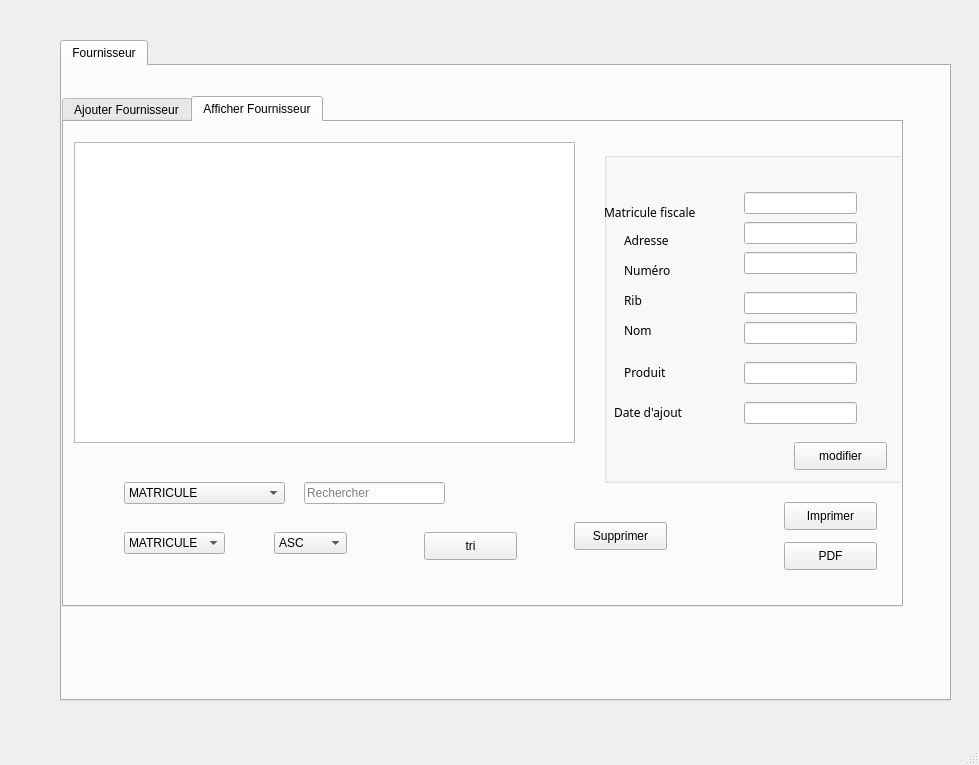
<?xml version="1.0" encoding="UTF-8"?>
<ui version="4.0">
 <class>MainWindow</class>
 <widget class="QMainWindow" name="MainWindow">
  <property name="geometry">
   <rect>
    <x>0</x>
    <y>0</y>
    <width>979</width>
    <height>765</height>
   </rect>
  </property>
  <property name="windowTitle">
   <string>MainWindow</string>
  </property>
  <widget class="QWidget" name="centralwidget">
   <widget class="QTabWidget" name="tabWidget">
    <property name="geometry">
     <rect>
      <x>60</x>
      <y>40</y>
      <width>891</width>
      <height>661</height>
     </rect>
    </property>
    <property name="currentIndex">
     <number>0</number>
    </property>
    <widget class="QWidget" name="tab_5">
     <attribute name="title">
      <string>Fournisseur</string>
     </attribute>
     <widget class="QTabWidget" name="tabWidget_2">
      <property name="geometry">
       <rect>
        <x>0</x>
        <y>30</y>
        <width>841</width>
        <height>511</height>
       </rect>
      </property>
      <property name="cursor">
       <cursorShape>ArrowCursor</cursorShape>
      </property>
      <property name="currentIndex">
       <number>1</number>
      </property>
      <widget class="QWidget" name="tab">
       <attribute name="title">
        <string>Ajouter Fournisseur</string>
       </attribute>
       <widget class="QGroupBox" name="groupBox_2">
        <property name="geometry">
         <rect>
          <x>90</x>
          <y>40</y>
          <width>381</width>
          <height>351</height>
         </rect>
        </property>
        <property name="title">
         <string/>
        </property>
        <widget class="QLabel" name="label_5">
         <property name="geometry">
          <rect>
           <x>40</x>
           <y>60</y>
           <width>56</width>
           <height>16</height>
          </rect>
         </property>
         <property name="text">
          <string/>
         </property>
        </widget>
        <widget class="QLabel" name="label_6">
         <property name="geometry">
          <rect>
           <x>20</x>
           <y>50</y>
           <width>131</width>
           <height>16</height>
          </rect>
         </property>
         <property name="font">
          <font>
           <family>Rockwell Extra Bold</family>
          </font>
         </property>
         <property name="text">
          <string>Matricule fiscale</string>
         </property>
        </widget>
        <widget class="QLineEdit" name="le_matricule">
         <property name="geometry">
          <rect>
           <x>180</x>
           <y>50</y>
           <width>113</width>
           <height>22</height>
          </rect>
         </property>
         <property name="readOnly">
          <bool>false</bool>
         </property>
        </widget>
        <widget class="QLabel" name="label_9">
         <property name="geometry">
          <rect>
           <x>20</x>
           <y>80</y>
           <width>71</width>
           <height>16</height>
          </rect>
         </property>
         <property name="font">
          <font>
           <family>Rockwell Extra Bold</family>
          </font>
         </property>
         <property name="text">
          <string>Adresse</string>
         </property>
        </widget>
        <widget class="QLineEdit" name="le_adresse">
         <property name="geometry">
          <rect>
           <x>180</x>
           <y>80</y>
           <width>113</width>
           <height>22</height>
          </rect>
         </property>
         <property name="readOnly">
          <bool>false</bool>
         </property>
        </widget>
        <widget class="QLabel" name="label_11">
         <property name="geometry">
          <rect>
           <x>20</x>
           <y>110</y>
           <width>71</width>
           <height>21</height>
          </rect>
         </property>
         <property name="font">
          <font>
           <family>Rockwell Extra Bold</family>
          </font>
         </property>
         <property name="text">
          <string>Numéro</string>
         </property>
        </widget>
        <widget class="QLineEdit" name="le_numero">
         <property name="geometry">
          <rect>
           <x>180</x>
           <y>110</y>
           <width>113</width>
           <height>22</height>
          </rect>
         </property>
         <property name="readOnly">
          <bool>false</bool>
         </property>
        </widget>
        <widget class="QLabel" name="label_12">
         <property name="geometry">
          <rect>
           <x>20</x>
           <y>150</y>
           <width>71</width>
           <height>16</height>
          </rect>
         </property>
         <property name="font">
          <font>
           <family>Rockwell Extra Bold</family>
          </font>
         </property>
         <property name="text">
          <string>Rib</string>
         </property>
        </widget>
        <widget class="QLabel" name="label_13">
         <property name="geometry">
          <rect>
           <x>20</x>
           <y>250</y>
           <width>91</width>
           <height>16</height>
          </rect>
         </property>
         <property name="font">
          <font>
           <family>Rockwell Extra Bold</family>
          </font>
         </property>
         <property name="text">
          <string>Date d'ajout</string>
         </property>
        </widget>
        <widget class="QLineEdit" name="le_rib">
         <property name="geometry">
          <rect>
           <x>180</x>
           <y>140</y>
           <width>113</width>
           <height>22</height>
          </rect>
         </property>
         <property name="readOnly">
          <bool>false</bool>
         </property>
        </widget>
        <widget class="QPushButton" name="pb_ajouter">
         <property name="geometry">
          <rect>
           <x>270</x>
           <y>300</y>
           <width>93</width>
           <height>28</height>
          </rect>
         </property>
         <property name="text">
          <string>Ajouter</string>
         </property>
        </widget>
        <widget class="QLineEdit" name="le_nom">
         <property name="geometry">
          <rect>
           <x>180</x>
           <y>170</y>
           <width>113</width>
           <height>22</height>
          </rect>
         </property>
         <property name="readOnly">
          <bool>false</bool>
         </property>
        </widget>
        <widget class="QLabel" name="label_7">
         <property name="geometry">
          <rect>
           <x>20</x>
           <y>220</y>
           <width>71</width>
           <height>16</height>
          </rect>
         </property>
         <property name="font">
          <font>
           <family>Rockwell Extra Bold</family>
          </font>
         </property>
         <property name="text">
          <string>Produit</string>
         </property>
        </widget>
        <widget class="QLabel" name="label_8">
         <property name="geometry">
          <rect>
           <x>20</x>
           <y>180</y>
           <width>101</width>
           <height>16</height>
          </rect>
         </property>
         <property name="font">
          <font>
           <family>Rockwell Extra Bold</family>
          </font>
         </property>
         <property name="text">
          <string>Nom</string>
         </property>
        </widget>
        <widget class="QComboBox" name="cb_produit">
         <property name="geometry">
          <rect>
           <x>200</x>
           <y>210</y>
           <width>73</width>
           <height>22</height>
          </rect>
         </property>
         <item>
          <property name="text">
           <string>gel</string>
          </property>
         </item>
         <item>
          <property name="text">
           <string>javel</string>
          </property>
         </item>
         <item>
          <property name="text">
           <string>savon</string>
          </property>
         </item>
        </widget>
        <widget class="QDateEdit" name="date_fourniseur">
         <property name="geometry">
          <rect>
           <x>180</x>
           <y>240</y>
           <width>110</width>
           <height>22</height>
          </rect>
         </property>
        </widget>
       </widget>
      </widget>
      <widget class="QWidget" name="tab_3">
       <attribute name="title">
        <string>Afficher Fournisseur</string>
       </attribute>
       <widget class="QTableView" name="tabfournisseur">
        <property name="geometry">
         <rect>
          <x>10</x>
          <y>20</y>
          <width>501</width>
          <height>301</height>
         </rect>
        </property>
       </widget>
       <widget class="QGroupBox" name="groupBox_3">
        <property name="geometry">
         <rect>
          <x>540</x>
          <y>30</y>
          <width>311</width>
          <height>331</height>
         </rect>
        </property>
        <property name="title">
         <string/>
        </property>
        <widget class="QLabel" name="label_16">
         <property name="geometry">
          <rect>
           <x>40</x>
           <y>60</y>
           <width>56</width>
           <height>16</height>
          </rect>
         </property>
         <property name="text">
          <string/>
         </property>
        </widget>
        <widget class="QLabel" name="label_17">
         <property name="geometry">
          <rect>
           <x>0</x>
           <y>50</y>
           <width>121</width>
           <height>20</height>
          </rect>
         </property>
         <property name="font">
          <font>
           <family>Rockwell Extra Bold</family>
          </font>
         </property>
         <property name="text">
          <string>Matricule fiscale</string>
         </property>
        </widget>
        <widget class="QLabel" name="label_18">
         <property name="geometry">
          <rect>
           <x>20</x>
           <y>210</y>
           <width>71</width>
           <height>20</height>
          </rect>
         </property>
         <property name="font">
          <font>
           <family>Rockwell Extra Bold</family>
          </font>
         </property>
         <property name="text">
          <string>Produit</string>
         </property>
        </widget>
        <widget class="QLabel" name="label_19">
         <property name="geometry">
          <rect>
           <x>20</x>
           <y>170</y>
           <width>71</width>
           <height>16</height>
          </rect>
         </property>
         <property name="font">
          <font>
           <family>Rockwell Extra Bold</family>
          </font>
         </property>
         <property name="text">
          <string>Nom</string>
         </property>
        </widget>
        <widget class="QLineEdit" name="le_nom_2">
         <property name="geometry">
          <rect>
           <x>140</x>
           <y>170</y>
           <width>113</width>
           <height>22</height>
          </rect>
         </property>
         <property name="readOnly">
          <bool>false</bool>
         </property>
        </widget>
        <widget class="QLabel" name="label_20">
         <property name="geometry">
          <rect>
           <x>20</x>
           <y>80</y>
           <width>71</width>
           <height>16</height>
          </rect>
         </property>
         <property name="font">
          <font>
           <family>Rockwell Extra Bold</family>
          </font>
         </property>
         <property name="text">
          <string>Adresse</string>
         </property>
        </widget>
        <widget class="QLineEdit" name="le_adresse_2">
         <property name="geometry">
          <rect>
           <x>140</x>
           <y>70</y>
           <width>113</width>
           <height>22</height>
          </rect>
         </property>
         <property name="readOnly">
          <bool>false</bool>
         </property>
        </widget>
        <widget class="QLabel" name="label_21">
         <property name="geometry">
          <rect>
           <x>20</x>
           <y>110</y>
           <width>71</width>
           <height>16</height>
          </rect>
         </property>
         <property name="font">
          <font>
           <family>Rockwell Extra Bold</family>
          </font>
         </property>
         <property name="text">
          <string>Numéro</string>
         </property>
        </widget>
        <widget class="QLineEdit" name="le_numero_2">
         <property name="geometry">
          <rect>
           <x>140</x>
           <y>100</y>
           <width>113</width>
           <height>22</height>
          </rect>
         </property>
         <property name="readOnly">
          <bool>false</bool>
         </property>
        </widget>
        <widget class="QLabel" name="label_22">
         <property name="geometry">
          <rect>
           <x>20</x>
           <y>140</y>
           <width>71</width>
           <height>16</height>
          </rect>
         </property>
         <property name="font">
          <font>
           <family>Rockwell Extra Bold</family>
          </font>
         </property>
         <property name="text">
          <string>Rib</string>
         </property>
        </widget>
        <widget class="QLabel" name="label_31">
         <property name="geometry">
          <rect>
           <x>10</x>
           <y>250</y>
           <width>101</width>
           <height>20</height>
          </rect>
         </property>
         <property name="font">
          <font>
           <family>Rockwell Extra Bold</family>
          </font>
         </property>
         <property name="text">
          <string>Date d'ajout</string>
         </property>
        </widget>
        <widget class="QLineEdit" name="le_rib_2">
         <property name="geometry">
          <rect>
           <x>140</x>
           <y>140</y>
           <width>113</width>
           <height>22</height>
          </rect>
         </property>
         <property name="readOnly">
          <bool>false</bool>
         </property>
        </widget>
        <widget class="QPushButton" name="pb_modifier_2">
         <property name="geometry">
          <rect>
           <x>190</x>
           <y>290</y>
           <width>93</width>
           <height>28</height>
          </rect>
         </property>
         <property name="text">
          <string>modifier</string>
         </property>
        </widget>
        <widget class="QLineEdit" name="le_date_2">
         <property name="geometry">
          <rect>
           <x>140</x>
           <y>250</y>
           <width>113</width>
           <height>22</height>
          </rect>
         </property>
         <property name="readOnly">
          <bool>false</bool>
         </property>
        </widget>
        <widget class="QLineEdit" name="le_matricule_2">
         <property name="geometry">
          <rect>
           <x>140</x>
           <y>40</y>
           <width>113</width>
           <height>22</height>
          </rect>
         </property>
         <property name="readOnly">
          <bool>false</bool>
         </property>
        </widget>
        <widget class="QLineEdit" name="le_produit_2">
         <property name="geometry">
          <rect>
           <x>140</x>
           <y>210</y>
           <width>113</width>
           <height>22</height>
          </rect>
         </property>
         <property name="readOnly">
          <bool>false</bool>
         </property>
        </widget>
       </widget>
       <widget class="QComboBox" name="cb_recherche">
        <property name="geometry">
         <rect>
          <x>60</x>
          <y>360</y>
          <width>161</width>
          <height>22</height>
         </rect>
        </property>
        <item>
         <property name="text">
          <string>MATRICULE</string>
         </property>
        </item>
        <item>
         <property name="text">
          <string>ADRESSE</string>
         </property>
        </item>
        <item>
         <property name="text">
          <string>NUMERO</string>
         </property>
        </item>
        <item>
         <property name="text">
          <string>RIB</string>
         </property>
        </item>
        <item>
         <property name="text">
          <string>NOM</string>
         </property>
        </item>
        <item>
         <property name="text">
          <string>PRODUIT</string>
         </property>
        </item>
        <item>
         <property name="text">
          <string>DATE_AJOUT</string>
         </property>
        </item>
       </widget>
       <widget class="QLineEdit" name="le_recherche">
        <property name="geometry">
         <rect>
          <x>240</x>
          <y>360</y>
          <width>141</width>
          <height>22</height>
         </rect>
        </property>
        <property name="placeholderText">
         <string>Rechercher</string>
        </property>
       </widget>
       <widget class="QPushButton" name="pb_supprimer">
        <property name="geometry">
         <rect>
          <x>510</x>
          <y>400</y>
          <width>93</width>
          <height>28</height>
         </rect>
        </property>
        <property name="text">
         <string>Supprimer</string>
        </property>
       </widget>
       <widget class="QComboBox" name="colone_tri_1">
        <property name="geometry">
         <rect>
          <x>60</x>
          <y>410</y>
          <width>101</width>
          <height>22</height>
         </rect>
        </property>
        <item>
         <property name="text">
          <string>MATRICULE</string>
         </property>
        </item>
        <item>
         <property name="text">
          <string>ADRESSE</string>
         </property>
        </item>
        <item>
         <property name="text">
          <string>NUMERO</string>
         </property>
        </item>
        <item>
         <property name="text">
          <string>RIB</string>
         </property>
        </item>
        <item>
         <property name="text">
          <string>NOM</string>
         </property>
        </item>
        <item>
         <property name="text">
          <string>PRODUIT</string>
         </property>
        </item>
        <item>
         <property name="text">
          <string>DATE_AJOUT</string>
         </property>
        </item>
       </widget>
       <widget class="QComboBox" name="ordre_tri_2">
        <property name="geometry">
         <rect>
          <x>210</x>
          <y>410</y>
          <width>73</width>
          <height>22</height>
         </rect>
        </property>
        <item>
         <property name="text">
          <string>ASC</string>
         </property>
        </item>
        <item>
         <property name="text">
          <string>DESC</string>
         </property>
        </item>
       </widget>
       <widget class="QPushButton" name="tri_fournisseur">
        <property name="geometry">
         <rect>
          <x>360</x>
          <y>410</y>
          <width>93</width>
          <height>28</height>
         </rect>
        </property>
        <property name="text">
         <string>tri</string>
        </property>
       </widget>
       <widget class="QPushButton" name="imprimer_fournisseur">
        <property name="geometry">
         <rect>
          <x>720</x>
          <y>380</y>
          <width>93</width>
          <height>28</height>
         </rect>
        </property>
        <property name="text">
         <string>Imprimer</string>
        </property>
       </widget>
       <widget class="QPushButton" name="pdf">
        <property name="geometry">
         <rect>
          <x>720</x>
          <y>420</y>
          <width>93</width>
          <height>28</height>
         </rect>
        </property>
        <property name="text">
         <string>PDF</string>
        </property>
       </widget>
      </widget>
     </widget>
    </widget>
   </widget>
  </widget>
  <widget class="QMenuBar" name="menubar">
   <property name="geometry">
    <rect>
     <x>0</x>
     <y>0</y>
     <width>979</width>
     <height>26</height>
    </rect>
   </property>
  </widget>
  <widget class="QStatusBar" name="statusbar"/>
 </widget>
 <resources/>
 <connections/>
</ui>
